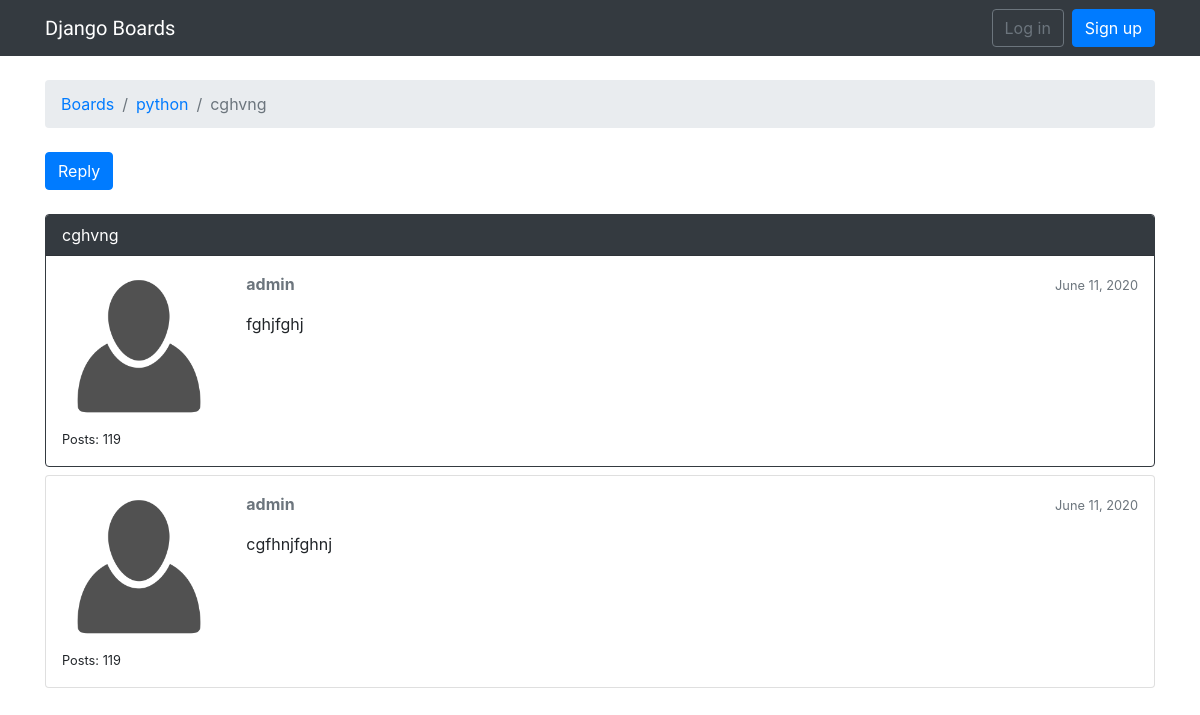
The app's page /boards/1/topics/111/ with its own data.
### boards/models.py (models this page shows, shortened)
class Topic(models.Model):
    subject = models.CharField(max_length=255)
    last_updated = models.DateField(auto_now_add=True)
    board = models.ForeignKey(Board,related_name='topics',on_delete=models.CASCADE)
    starter = models.ForeignKey(User,related_name='topics',on_delete=models.CASCADE)
    views = models.PositiveIntegerField(default=0)

class Board(models.Model):
    name = models.CharField(max_length=23,unique=True)
    description = models.CharField(max_length=100)

class Post(models.Model):
    message = models.TextField(max_length=4000)
    topic = models.ForeignKey(Topic,related_name='posts',on_delete=models.CASCADE)
    created_at = models.DateField(auto_now_add=True)
    updated_at = models.DateField(null=True)
    created_by = models.ForeignKey(User,related_name='posts',on_delete=models.CASCADE)
    updated_by = models.ForeignKey(User,null=True,related_name='+',on_delete=models.CASCADE)
    def get_message_as_markdown(self):
        return mark_safe(markdown(self.message, safe_mode='escape'))

### boards/views.py (the view)
# urls.py: url(r'^boards/(?P<pk>\d+)/topics/(?P<topic_pk>\d+)/$', views.PostListView.as_view(), name='topic_posts'),
class PostListView(ListView):
    model = Post
    context_object_name = 'posts'
    template_name = 'topic_posts.html'
    paginate_by = 2
    def get_context_data(self,**kwargs):
        self.topic.views +=1
        self.topic.save()
        kwargs['topic'] = self.topic
        return super().get_context_data(**kwargs)
    def get_queryset(self):
        self.topic = get_object_or_404(Topic,board__pk=self.kwargs.get('pk'),pk=self.kwargs.get('topic_pk'))
        queryset = self.topic.posts.order_by('created_at')
        return queryset

### templates/topic_posts.html (shortened to what this page needs)
{% extends 'base.html' %}
{% load static %}
{% block breadcrumb %}
  <li class="breadcrumb-item"><a href="{% url 'home' %}">Boards</a></li>
  <li class="breadcrumb-item"><a href="{% url 'board_topics' topic.board.pk %}">{{ topic.board.name }}</a></li>
  <li class="breadcrumb-item active">{{ topic.subject }}</li>
{% endblock %}
{% block content %}
  <div class="mb-4">
    <a href="{% url 'reply_topic' topic.board.pk topic.pk %}" class="btn btn-primary" role="button">Reply</a>
  </div>
  {% for post in posts %}
    <div class="card mb-2 {% if forloop.first %}border-dark{% endif %}">
    {% if forloop.first %}
        <div class="card-header text-white bg-dark py-2 px-3">{{ topic.subject }}</div>
    {% endif %}
      <div class="card-body p-3">
        <div class="row">
          <div class="col-2">
            <img src="{% static 'img/avatar.png' %}" alt="{{ post.created_by.username }}" class="w-100">
            <small>Posts: {{ post.created_by.posts.count }}</small>
          </div>
          <div class="col-10">
            <div class="row mb-3">
              <div class="col-6">
                <strong class="text-muted">{{ post.created_by.username }}</strong>
              </div>
              <div class="col-6 text-right">
                <small class="text-muted">{{ post.created_at }}</small>
              </div>
            </div>
            {{ post.get_message_as_markdown }}
          </div>
        </div>
      </div>
    </div>
  {% endfor %}
{% endblock %}

### templates/base.html (shortened to what this page needs)
{% load static %}<!DOCTYPE html>
<html>
  <head>
    <link rel="stylesheet" href="{% static 'css/bootstrap.min.css' %}">
    <link rel="stylesheet" href="{% static 'css/app.css' %}">
  </head>
  <body>
    {% block body %}
      <nav class="navbar navbar-expand-sm navbar-dark bg-dark">
        <div class="container">
          <a class="navbar-brand" href="{% url 'home' %}">Django Boards</a>
          <div class="collapse navbar-collapse" id="mainMenu">
            {% if user.is_authenticated %}
              <ul class="navbar-nav ml-auto">
                <li class="nav-item dropdown">
                  <a class="nav-link dropdown-toggle" href="#" id="userMenu" data-toggle="dropdown" aria-haspopup="true" aria-expanded="false">
                    {{ user.username }}
                  </a>
                  <div class="dropdown-menu dropdown-menu-right" aria-labelledby="userMenu">
                    <a class="dropdown-item" href="{% url 'my_account' %}">My account</a>
                    <a class="dropdown-item" href="{% url 'password_change' %}">Change password</a>
                    <div class="dropdown-divider"></div>
                    <a class="dropdown-item" href="{% url 'logout' %}">Log out</a>
                  </div>
                </li>
              </ul>
            {% else %}
              <form class="form-inline ml-auto">
                <a href="{% url 'login' %}" class="btn btn-outline-secondary">Log in</a>
                <a href="{% url 'signup' %}" class="btn btn-primary ml-2">Sign up</a>
              </form>
            {% endif %}
          </div>
        </div>
      </nav>
    <div class="container">
      <ol class="breadcrumb my-4">
        {% block breadcrumb %}
        {% endblock %}
      </ol>
      {% block content %}
      {% endblock %}
    </div>
  {% endblock body %}
  </body>
</html>

### static/css/app.css (style rules this page uses)
.navbar-brand { font-family: 'Peralta', cursive; }

### records on screen
Topic: board.name "python", subject "cghvng"
Post: created_by.posts.count "119", created_by.username "admin", created_at "June 11, 2020", get_message_as_markdown "fghjfghj"
Post: created_by.posts.count "119", created_by.username "admin", created_at "June 11, 2020", get_message_as_markdown "cgfhnjfghnj"
